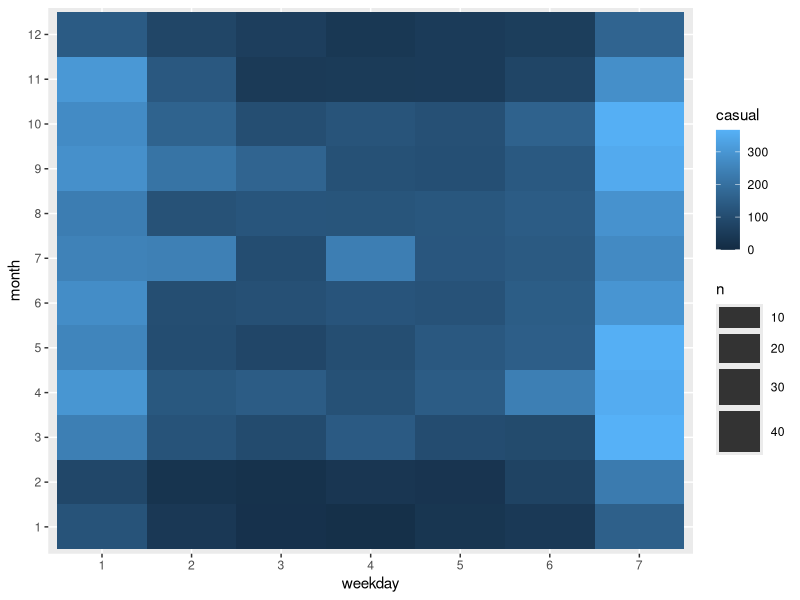

This chart was generated by the following R code:
# CLASS ON JANUARY 25TH

# upload the data
dfBikes = read.csv("Data/updated_bike_share.csv")

# change columns from integer when they should be factor (categorical) or logical
dfBikes$season <- as.factor(dfBikes$season)
dfBikes$month <- as.factor(dfBikes$month)
dfBikes$weather <- as.factor(dfBikes$weather)
dfBikes$holiday <- as.logical(dfBikes$holiday)
dfBikes$workingday <- as.logical(dfBikes$workingday)
dfBikes$weekday <- as.factor(dfBikes$weekday)

# gets the library used for graphing
library(ggplot2)

# ONLY for when from command line, gets graphical display, not from class
X11()

# creates a line graph using the dfBikes dataset and declares the x and y variables
#ggplot(dfBikes, aes(x=hoursSinceStart, y=total))

# actually graphs a line on the graph
#ggplot(dfBikes, aes(x=hoursSinceStart, y=total)) + geom_line()

# adss a limit to the x axis
#ggplot(dfBikes, aes(x=hoursSinceStart, y=total)) + geom_line() + xlim(0, 500)

# adds a limit to the y axis
#ggplot(dfBikes, aes(x=hoursSinceStart, y=total)) + geom_line() + xlim(0, 500) + ylim(0, 250)

# creates a simple bar graph with seasons on X axis and their frequency on Y
#ggplot(dfBikes, aes(x=season)) + geom_bar()

# creates a bar graph where stat="identity" tells it to count value instead of num of cases
#ggplot(dfBikes, aes(x=season, y=total)) + geom_bar(stat="identity")

# creates a histogram but does not work becuase improper bin width
#ggplot(dfBikes, aes(x=total)) + geom_histogram()

# bin number should be the closest integer to the square root of the size of the dataset
#ggplot(dfBikes, aes(x=total)) + geom_histogram(bins=104)

# creates a heatmap with weekday and month on axes
#ggplot(dfBikes, aes(x=weekday, y=month, fill=registered)) + geom_tile(stat="sum")
myplot <- ggplot(dfBikes, aes(x=weekday, y=month, fill=casual)) + geom_tile(stat="sum")

# stacked bar chart
#ggplot(dfBikes, aes(x=month, y=registered, fill=workingday)) + geom_bar(stat="identity")
#ggplot(dfBikes, aes(x=month, y=casual, fill=workingday)) + geom_bar(stat="identity")

# ONLY from command line; saves plot as a png; png can be replaced with pdf, not from class 
#png("myplot.png")
#print(myplot)
#dev.off()


